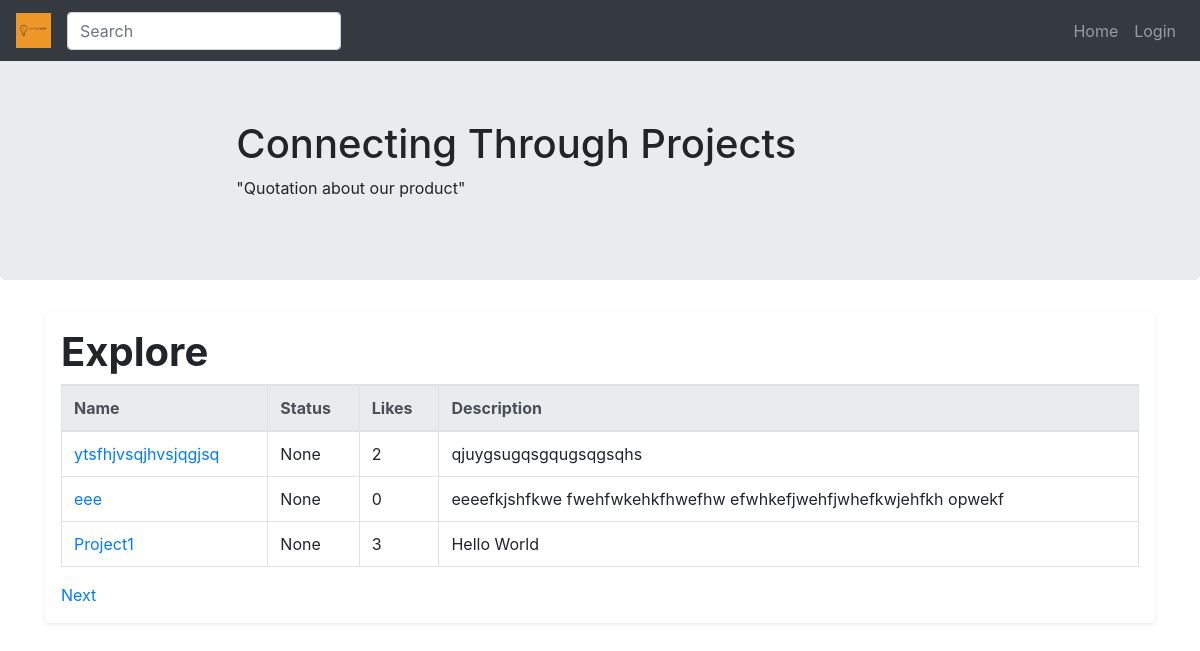
/index, run on the app's committed database.
### app/models/project.py (models this page shows, shortened)
class Project(db.Model):
    __tablename__ = 'projects'
    id = db.Column(db.Integer, primary_key=True)
    name = db.Column(db.String(64))
    description = db.Column(db.String(1024))
    status = db.Column(db.String(64))
    creation_date = db.Column(db.DateTime, index=True, default=datetime.utcnow)
    last_update = db.Column(db.DateTime, index=True, default=datetime.utcnow)
    tags = db.relationship('Tag', secondary=project_tags, lazy='dynamic',
                           backref=db.backref('projects', lazy='dynamic'))
    skills = db.relationship('Skill', secondary=project_skills, lazy='dynamic',
                             backref=db.backref('projects', lazy='dynamic'))
    membership_requests = db.relationship('User', secondary=project_requests, lazy='dynamic',
                                          backref=db.backref('membership_requests', lazy='dynamic'))
    def likes(self):
        return self.liked_by.count()

### app/main/routes.py (the view)
@bp.route('/')
@bp.route('/home')
@bp.route('/index')
def explore():
    items_per_page = request.args.get('items_per_page', current_app.config['DEFAULT_ITEMS_PER_PAGE'], type=int)
    page_no = request.args.get('page', 1, type=int)
    projects = Project.query.order_by(Project.last_update.desc()).paginate(page_no, items_per_page, False)
    next_url = url_for('main.explore', page=projects.next_num) if projects.has_next else None
    prev_url = url_for('main.explore', page=projects.prev_num) if projects.has_prev else None
    print(projects.has_next)
    print(next_url)
    return render_template('explore.html', title='Explore', projects=projects.items,
                           next_url=next_url, prev_url=prev_url)

### app/templates/explore.html
{% extends "navbar(demo).html" %}
{% block content %}
    {% include "project_list(demo).html" %}
{% endblock %}

### app/templates/project_list(demo).html (shortened to what this page needs)
<!DOCTYPE html>
<html lang="en"><head><meta http-equiv="Content-Type" content="text/html; charset=UTF-8">
    <link href="./static/Navbar Template for Bootstrap_files/bootstrap.min.css" rel="stylesheet">
    <link href="./static/Navbar Template for Bootstrap_files/navbar.css" rel="stylesheet">
    <link href="./static/Offcanvas template for Bootstrap_files/bootstrap.min.css" rel="stylesheet">
    <link href="./static/Offcanvas template for Bootstrap_files/offcanvas.css" rel="stylesheet">
  </head>
<body>
    <table class="table table-bordered table-hover">
        <thead class="thead-light">
            <tr>
                <th scope="col">Name</th>
                <th scope="col">Status</th>
                <th scope="col">Likes</th>
                <th scope="col">Description</th>
            </tr>
        </thead>
        <tbody>
            {% for project in projects %}
            <tr>
                <td scope="row"><a href="{{ url_for( 'main.project', project_id=project.id) }}">{{project.name}}</a></td>
                <td>{{project.status}}</td>
                <td>{{project.likes()}}</td>
                <td>{{project.description}}</td>
            </tr>
            {% endfor %}
        </tbody>
    </table>
    {% if next_url %}
    <a href="{{ next_url }}">Next</a>
    {% endif %}
</body>
</body></html>

### data on the page
Project: name "ytsfhjvsqjhvsjqgjsq", status "None", likes "2", description "qjuygsugqsgqugsqgsqhs"
Project: name "eee", status "None", likes "0", description "eeeefkjshfkwe fwehfwkehkfhwefhw efwhkefjwehfjwhefkwjehfkh opwekf"
Project: name "Project1", status "None", likes "3", description "Hello World"
